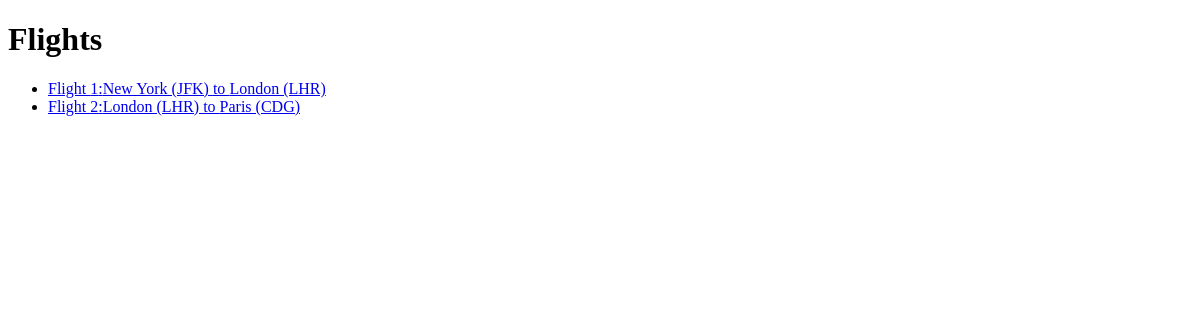
The app's page /flights/, older data.
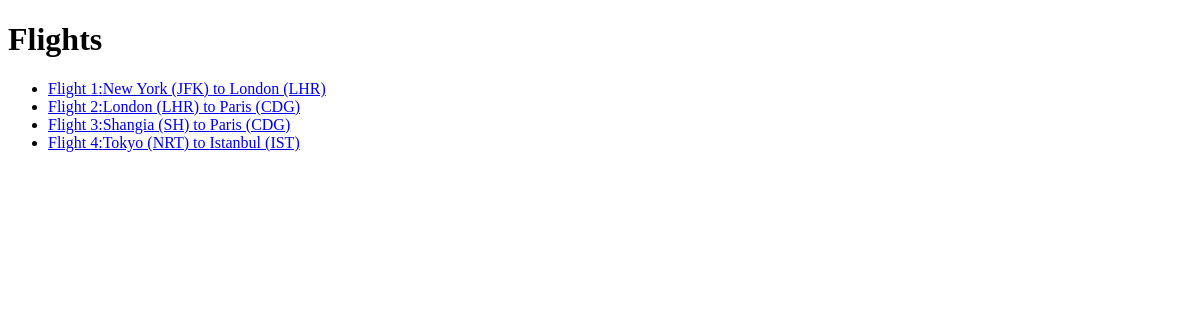
The same page, newer data.
### flights/models.py (models this page shows, shortened)
class Flight(models.Model):
    orgin = models.ForeignKey(
        Airport, on_delete=models.CASCADE, related_name="departures"
    )
    destination = models.ForeignKey(
        Airport, on_delete=models.CASCADE, related_name="arrivals"
    )
    duration = models.IntegerField()

class Airport(models.Model):
    code = models.CharField(max_length=3)
    city = models.CharField(max_length=64)
    def __str__(self):
        return f"{self.city} ({self.code})"

### flights/views.py (the view)
# urls.py: path("", views.index, name="index"),
def index(request):
    return render(request, "flights/index.html", {
       "flights": Flight.objects.all()
    })

### flights/templates/flights/index.html (shortened to what this page needs)
{% extends "flights/layout.html"%} {% block body%}
<h1>Flights</h1>
<ul>
  {% for flight in flights %}
  <li>
    <a href="{% url 'flight' flight.id %}">
      Flight {{flight.id}}:{{flight.orgin}} to {{flight.destination}}
    </a>
  </li>
  {% endfor %} {%endblock%}

### flights/templates/flights/layout.html (shortened to what this page needs)
<!DOCTYPE html>
<html lang="en">
  <head>
  </head>
  <body>
    {% block body %} {% endblock %}
  </body>
</html>

Row changes from the older to the newer data that the page shows:
added Flight: id "3", orgin "Shangia (SH)", destination "Paris (CDG)"
added Flight: id "4", orgin "Tokyo (NRT)", destination "Istanbul (IST)"
